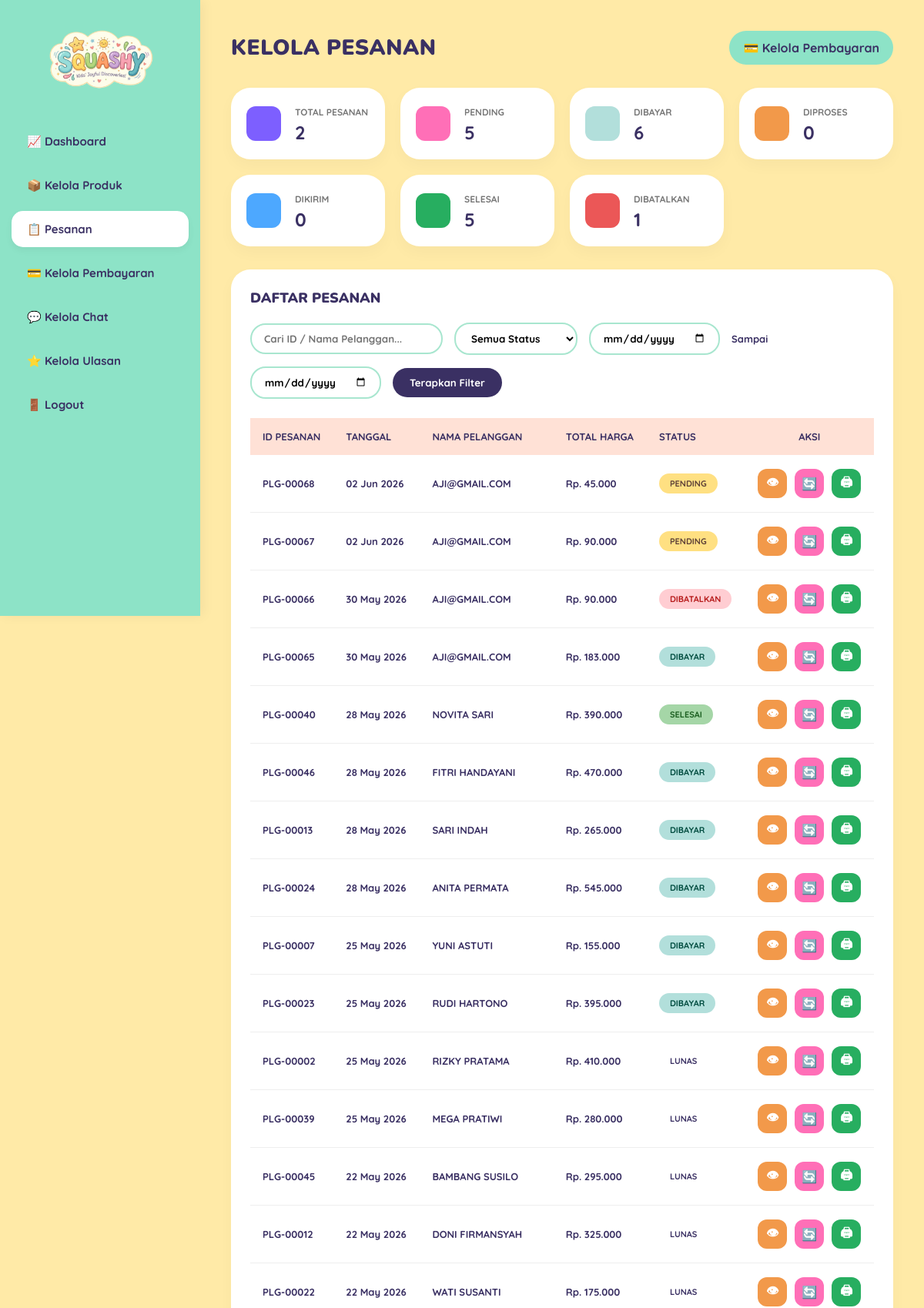
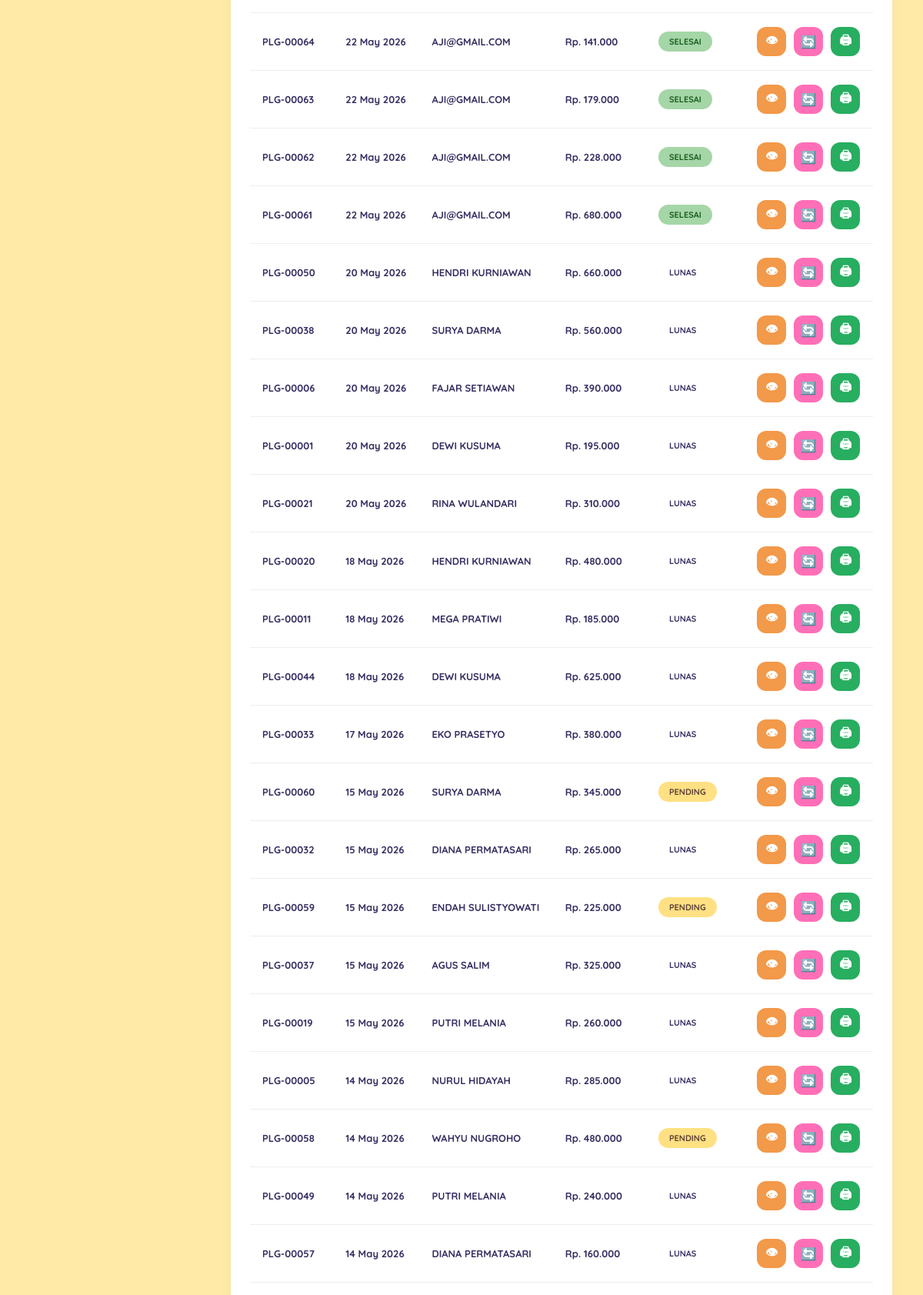
Screenshot of /admin/kelola_pesanan.php (upper part) with the database file from the repository (2 pictures, top to bottom).
### tables this page shows
CREATE TABLE `payment` (
  `id_payment` int NOT NULL,
  `id_order` int NOT NULL,
  `metode_pembayaran` varchar(255) DEFAULT NULL,
  `status_pembayaran` varchar(100) DEFAULT 'pending',
  `waktu_bayar` timestamp NULL DEFAULT CURRENT_TIMESTAMP
);

CREATE TABLE `order` (
  `id_order` int NOT NULL,
  `id_user` int NOT NULL,
  `nomer_hp` varchar(20) DEFAULT NULL,
  `nama_pembeli` varchar(255) NOT NULL,
  `tanggal_pesanan` timestamp NULL DEFAULT CURRENT_TIMESTAMP,
  `total_tagihan` int NOT NULL,
  `status_pesanan` enum('pending','dibayar','diproses','dikirim','selesai','dibatalkan') DEFAULT 'pending'
);

### admin/kelola_pesanan.php (the view, shortened to what this page needs)
<?php
require_once '../config/database.php';
$search = isset($_GET['search']) ? mysqli_real_escape_string($conn, $_GET['search']) : '';
$status = isset($_GET['status']) ? mysqli_real_escape_string($conn, $_GET['status']) : 'Semua Status';
$start_date = isset($_GET['start_date']) ? $_GET['start_date'] : '';
$end_date = isset($_GET['end_date']) ? $_GET['end_date'] : '';
$q_total = "
SELECT COUNT(*) as total
FROM `order`
WHERE MONTH(tanggal_pesanan) = MONTH(CURDATE())
AND YEAR(tanggal_pesanan) = YEAR(CURDATE())
";
$r_total = mysqli_query($conn, $q_total);
$total_pesanan = mysqli_fetch_assoc($r_total)['total'] ?? 0;
$q_pending = "
SELECT COUNT(*) as total
FROM payment
WHERE LOWER(status_pembayaran) = 'pending'
";
$r_pending = mysqli_query($conn, $q_pending);
$menunggu_validasi = mysqli_fetch_assoc($r_pending)['total'] ?? 0;
$q_dibayar = "
SELECT COUNT(*) as total
FROM payment
WHERE LOWER(status_pembayaran) = 'dibayar'
";
$r_dibayar = mysqli_query($conn, $q_dibayar);
$dibayar = mysqli_fetch_assoc($r_dibayar)['total'] ?? 0;
$q_proses = "
SELECT COUNT(*) as total
FROM payment
WHERE LOWER(status_pembayaran) = 'diproses'
";
$r_proses = mysqli_query($conn, $q_proses);
$diproses = mysqli_fetch_assoc($r_proses)['total'] ?? 0;
$q_kirim = "
SELECT COUNT(*) as total
FROM payment
WHERE LOWER(status_pembayaran) = 'dikirim'
";
$r_kirim = mysqli_query($conn, $q_kirim);
$dikirim = mysqli_fetch_assoc($r_kirim)['total'] ?? 0;
$q_selesai = "
SELECT COUNT(*) as total
FROM payment
WHERE LOWER(status_pembayaran) = 'selesai'
";
$r_selesai = mysqli_query($conn, $q_selesai);
$selesai = mysqli_fetch_assoc($r_selesai)['total'] ?? 0;
$q_batal = "
SELECT COUNT(*) as total
FROM payment
WHERE LOWER(status_pembayaran) = 'dibatalkan'
";
$r_batal = mysqli_query($conn, $q_batal);
$dibatalkan = mysqli_fetch_assoc($r_batal)['total'] ?? 0;
$where_clauses = ["1=1"];
$where_sql = implode(' AND ', $where_clauses);
$query_orders = "
SELECT
    o.id_order,
    o.nama_pembeli,
    o.tanggal_pesanan,
    o.total_tagihan,
    p.status_pembayaran
FROM `order` o
LEFT JOIN payment p ON o.id_order = p.id_order
WHERE $where_sql
ORDER BY o.tanggal_pesanan DESC, o.id_order DESC
";
$result_orders = mysqli_query($conn, $query_orders);
?>
<!DOCTYPE html>
<html lang="id">
<head>
</head>
<body>
    <?php require_once '../components/layout/header_admin.php'; ?>
    <div class="main-content">
        <div class="header-dash">
            <h1>KELOLA PESANAN</h1>
            <a href="kelola_pembayaran.php" class="btn-status-link">💳 Kelola Pembayaran</a>
        </div>
        <div class="top-cards-grid">
            <div class="stat-card">
                <div class="color-block purple"></div>
                <div class="stat-info">
                    <span>Total Pesanan</span>
                    <h2><?= number_format($total_pesanan, 0, ',', '.') ?></h2>
                </div>
            </div>
            <div class="stat-card">
                <div class="color-block pink"></div>
                <div class="stat-info">
                    <span>Pending</span>
                    <h2><?= number_format($menunggu_validasi, 0, ',', '.') ?></h2>
                </div>
            </div>
            <div class="stat-card">
                <div class="color-block blue" style="background-color: #B2DFDB;"></div>
                <div class="stat-info">
                    <span>Dibayar</span>
                    <h2><?= number_format($dibayar, 0, ',', '.') ?></h2>
                </div>
            </div>
            <div class="stat-card">
                <div class="color-block orange"></div>
                <div class="stat-info">
                    <span>Diproses</span>
                    <h2><?= number_format($diproses, 0, ',', '.') ?></h2>
                </div>
            </div>
            <div class="stat-card">
                <div class="color-block blue"></div>
                <div class="stat-info">
                    <span>Dikirim</span>
                    <h2><?= number_format($dikirim, 0, ',', '.') ?></h2>
                </div>
            </div>
            <div class="stat-card">
                <div class="color-block green"></div>
                <div class="stat-info">
                    <span>Selesai</span>
                    <h2><?= number_format($selesai, 0, ',', '.') ?></h2>
                </div>
            </div>
            <div class="stat-card">
                <div class="color-block red"></div>
                <div class="stat-info">
                    <span>Dibatalkan</span>
                    <h2><?= number_format($dibatalkan, 0, ',', '.') ?></h2>
                </div>
            </div>
        </div>
        <div class="table-box">
            <h3>DAFTAR PESANAN</h3>
            <form method="GET" class="filter-form-bar">
                <input
                    type="text"
                    name="search"
                    class="input-search"
                    placeholder="Cari ID / Nama Pelanggan..."
                    value="<?= htmlspecialchars($search) ?>">
                <select name="status" class="select-status">
                    <option value="Semua Status" <?= $status == 'Semua Status' ? 'selected' : '' ?>>Semua Status</option>
                </select>
                <input
                    type="date"
                    name="start_date"
                    class="input-date"
                    value="<?= htmlspecialchars($start_date) ?>">
                <span class="filter-label">Sampai</span>
                <input
                    type="date"
                    name="end_date"
                    class="input-date"
                    value="<?= htmlspecialchars($end_date) ?>">
                <button type="submit" class="btn-filter">
                    Terapkan Filter
                </button>
            </form>
            <table class="squashy-table">
                <thead>
                    <tr>
                        <th>ID Pesanan</th>
                        <th>Tanggal</th>
                        <th>Nama Pelanggan</th>
                        <th>Total Harga</th>
                        <th>Status</th>
                        <th style="text-align:center;">Aksi</th>
                    </tr>
                </thead>
                <tbody>
                    <?php
                    if (mysqli_num_rows($result_orders) > 0) {
                        while ($row = mysqli_fetch_assoc($result_orders)) {
                            $display_id = "PLG-" . str_pad($row['id_order'], 5, "0", STR_PAD_LEFT);
                            $status_class = strtolower($row['status_pembayaran']);
                    ?>
                            <tr>
                                <td><?= $display_id ?></td>
                                <td>
                                    <?= date('d M Y', strtotime($row['tanggal_pesanan'])) ?>
                                </td>
                                <td>
                                    <?= htmlspecialchars(strtoupper($row['nama_pembeli'])) ?>
                                </td>
                                <td>
                                    Rp. <?= number_format($row['total_tagihan'], 0, ',', '.') ?>
                                </td>
                                <td>
                                    <span class="badge-status <?= $status_class ?>">
                                        <?= htmlspecialchars($row['status_pembayaran']) ?>
                                    </span>
                                </td>
                                <td>
                                    <div class="actions-cell" style="justify-content:center;">
                                        <a href="detail_pesanan.php?id=<?= $row['id_order'] ?>"
                                            class="btn-action bg-detail"
                                            title="Detail">
                                            👁
                                        </a>
                                        <a href="update_status.php?id=<?= $row['id_order'] ?>"
                                            class="btn-action bg-update"
                                            title="Update">
                                            🔄
                                        </a>
                                        <a href="cetak_invoice.php?id=<?= $row['id_order'] ?>"
                                            class="btn-action bg-print"
                                            title="Print">
                                            🖨
                                        </a>
                                    </div>
                                </td>
                            </tr>
                        <?php }
                    } ?>
                </tbody>
            </table>
        </div>
    </div>
</body>
</html>

### admin/kelola_pesanan.php (style rules this page uses)
:root { --mint-bg: #8DE3C7; --cream-bg: #FFEAA7; --dark-purple: #3A3063; --orange-card: #F2994A; --green-card: #27AE60; --soft-green: #A8E6CF; --white: #FFFFFF; }
* { margin: 0; padding: 0; box-sizing: border-box; }
body { font-family: 'Quicksand', sans-serif; background-color: var(--cream-bg); color: var(--dark-purple); min-height: 100vh; display: flex; }
.main-content { margin-left: 260px; flex: 1; padding: 40px; position: relative; min-height: 100vh; }
.header-dash { display: flex; justify-content: space-between; align-items: center; margin-bottom: 30px; gap: 16px; flex-wrap: wrap; }
.header-dash h1 { font-family: 'Nunito', sans-serif; font-size: 28px; font-weight: 900; letter-spacing: 0.5px; }
.btn-status-link { display: inline-flex; align-items: center; justify-content: center; gap: 8px; padding: 12px 18px; border-radius: 999px; background: var(--mint-bg); color: var(--dark-purple); font-weight: 700; text-decoration: none; transition: transform 0.2s ease, box-shadow 0.2s ease; }
.top-cards-grid { display: grid; grid-template-columns: repeat(auto-fit, minmax(180px, 1fr)); gap: 20px; margin-bottom: 30px; }
.stat-card { background: white; border-radius: 25px; padding: 20px; display: flex; align-items: center; gap: 18px; box-shadow: 0 8px 20px rgba(0, 0, 0, 0.03); }
.color-block { width: 45px; height: 45px; border-radius: 12px; flex-shrink: 0; }
.orange { background-color: var(--orange-card); }
.green { background-color: var(--green-card); }
.blue { background-color: #4DA8FF; }
.pink { background-color: #FF6FB7; }
.purple { background-color: #7d5fff; }
.red { background-color: #EB5757; }
.stat-info span { font-size: 12px; font-weight: 700; color: #777; text-transform: uppercase; }
.stat-info h2 { font-size: 24px; font-weight: 900; margin-top: 3px; }
.table-box { background: white; border-radius: 25px; padding: 25px; box-shadow: 0 8px 20px rgba(0, 0, 0, 0.03); }
.table-box h3 { font-family: 'Nunito', sans-serif; font-size: 18px; font-weight: 900; margin-bottom: 20px; text-transform: uppercase; }
.filter-form-bar { display: flex; align-items: center; gap: 15px; margin-bottom: 25px; flex-wrap: wrap; }
.input-search, .select-status, .input-date { background: white; border: 2px solid var(--soft-green); padding: 10px 16px; border-radius: 20px; font-family: 'Quicksand', sans-serif; font-weight: 700; outline: none; }
.input-search { width: 250px; }
.select-status { min-width: 160px; cursor: pointer; }
.input-date { width: 170px; }
.filter-label { font-size: 13px; font-weight: 700; }
.btn-filter { background-color: var(--dark-purple); color: white; border: none; padding: 11px 22px; border-radius: 20px; font-family: 'Quicksand', sans-serif; font-weight: 700; cursor: pointer; transition: 0.2s; }
.squashy-table { width: 100%; border-collapse: collapse; overflow: hidden; }
.squashy-table thead tr { background-color: #FFE1D6; }
.squashy-table th { padding: 16px; font-size: 13px; text-transform: uppercase; font-weight: 900; text-align: left; }
.squashy-table td { padding: 18px 16px; border-bottom: 1px solid #EEEEEE; font-size: 13px; font-weight: 700; }
.badge-status { display: inline-block; padding: 6px 14px; border-radius: 20px; font-size: 11px; font-weight: 900; text-transform: uppercase; }
.pending { background-color: #FFE082; color: #5D4037; }
.dibayar { background-color: #B2DFDB; color: #004D40; }
.selesai { background-color: #A5D6A7; color: #1B5E20; }
.dibatalkan { background-color: #FFCDD2; color: #B71C1C; }
.actions-cell { display: flex; align-items: center; gap: 10px; }
.btn-action { width: 38px; height: 38px; border-radius: 12px; display: flex; align-items: center; justify-content: center; text-decoration: none; color: white; font-size: 16px; transition: 0.2s; }
.bg-detail { background-color: #F2994A; }
.bg-update { background-color: #FF6FB7; }
.bg-print { background-color: #27AE60; }

### components/layout/header_admin.php (style rules this page uses)
:root { --mint-bg: #8DE3C7; --cream-bg: #FFEAA7; --dark-purple: #3A3063; --white: #FFFFFF; }
body { margin: 0; font-family: 'Quicksand', sans-serif; background-color: var(--cream-bg); color: var(--dark-purple); display: flex; }
.main-content { margin-left: 260px; flex: 1; padding: 40px; min-height: 100vh; }

### rows the page displays
payment: id_order.id_order "PLG-00068", id_order.tanggal_pesanan "02 Jun 2026", id_order.nama_pembeli "AJI@GMAIL.COM", id_order.total_tagihan "45.000", status_pembayaran "PENDING"
payment: id_order.id_order "PLG-00067", id_order.tanggal_pesanan "02 Jun 2026", id_order.nama_pembeli "AJI@GMAIL.COM", id_order.total_tagihan "90.000", status_pembayaran "PENDING"
payment: id_order.id_order "PLG-00066", id_order.tanggal_pesanan "30 May 2026", id_order.nama_pembeli "AJI@GMAIL.COM", id_order.total_tagihan "90.000", status_pembayaran "DIBATALKAN"
payment: id_order.id_order "PLG-00065", id_order.tanggal_pesanan "30 May 2026", id_order.nama_pembeli "AJI@GMAIL.COM", id_order.total_tagihan "183.000", status_pembayaran "DIBAYAR"
payment: id_order.id_order "PLG-00040", id_order.tanggal_pesanan "28 May 2026", id_order.nama_pembeli "NOVITA SARI", id_order.total_tagihan "390.000", status_pembayaran "SELESAI"
payment: id_order.id_order "PLG-00046", id_order.tanggal_pesanan "28 May 2026", id_order.nama_pembeli "FITRI HANDAYANI", id_order.total_tagihan "470.000", status_pembayaran "DIBAYAR"
payment: id_order.id_order "PLG-00013", id_order.tanggal_pesanan "28 May 2026", id_order.nama_pembeli "SARI INDAH", id_order.total_tagihan "265.000", status_pembayaran "DIBAYAR"
payment: id_order.id_order "PLG-00024", id_order.tanggal_pesanan "28 May 2026", id_order.nama_pembeli "ANITA PERMATA", id_order.total_tagihan "545.000", status_pembayaran "DIBAYAR"
payment: id_order.id_order "PLG-00007", id_order.tanggal_pesanan "25 May 2026", id_order.nama_pembeli "YUNI ASTUTI", id_order.total_tagihan "155.000", status_pembayaran "DIBAYAR"
payment: id_order.id_order "PLG-00023", id_order.tanggal_pesanan "25 May 2026", id_order.nama_pembeli "RUDI HARTONO", id_order.total_tagihan "395.000", status_pembayaran "DIBAYAR"
payment: id_order.id_order "PLG-00002", id_order.tanggal_pesanan "25 May 2026", id_order.nama_pembeli "RIZKY PRATAMA", id_order.total_tagihan "410.000", status_pembayaran "LUNAS"
payment: id_order.id_order "PLG-00039", id_order.tanggal_pesanan "25 May 2026", id_order.nama_pembeli "MEGA PRATIWI", id_order.total_tagihan "280.000", status_pembayaran "LUNAS"
payment: id_order.id_order "PLG-00045", id_order.tanggal_pesanan "22 May 2026", id_order.nama_pembeli "BAMBANG SUSILO", id_order.total_tagihan "295.000", status_pembayaran "LUNAS"
payment: id_order.id_order "PLG-00012", id_order.tanggal_pesanan "22 May 2026", id_order.nama_pembeli "DONI FIRMANSYAH", id_order.total_tagihan "325.000", status_pembayaran "LUNAS"
payment: id_order.id_order "PLG-00022", id_order.tanggal_pesanan "22 May 2026", id_order.nama_pembeli "WATI SUSANTI", id_order.total_tagihan "175.000", status_pembayaran "LUNAS"
payment: id_order.id_order "PLG-00064", id_order.tanggal_pesanan "22 May 2026", id_order.nama_pembeli "AJI@GMAIL.COM", id_order.total_tagihan "141.000", status_pembayaran "SELESAI"
payment: id_order.id_order "PLG-00063", id_order.tanggal_pesanan "22 May 2026", id_order.nama_pembeli "AJI@GMAIL.COM", id_order.total_tagihan "179.000", status_pembayaran "SELESAI"
payment: id_order.id_order "PLG-00062", id_order.tanggal_pesanan "22 May 2026", id_order.nama_pembeli "AJI@GMAIL.COM", id_order.total_tagihan "228.000", status_pembayaran "SELESAI"
payment: id_order.id_order "PLG-00061", id_order.tanggal_pesanan "22 May 2026", id_order.nama_pembeli "AJI@GMAIL.COM", id_order.total_tagihan "680.000", status_pembayaran "SELESAI"
payment: id_order.id_order "PLG-00050", id_order.tanggal_pesanan "20 May 2026", id_order.nama_pembeli "HENDRI KURNIAWAN", id_order.total_tagihan "660.000", status_pembayaran "LUNAS"
payment: id_order.id_order "PLG-00038", id_order.tanggal_pesanan "20 May 2026", id_order.nama_pembeli "SURYA DARMA", id_order.total_tagihan "560.000", status_pembayaran "LUNAS"
payment: id_order.id_order "PLG-00006", id_order.tanggal_pesanan "20 May 2026", id_order.nama_pembeli "FAJAR SETIAWAN", id_order.total_tagihan "390.000", status_pembayaran "LUNAS"
payment: id_order.id_order "PLG-00001", id_order.tanggal_pesanan "20 May 2026", id_order.nama_pembeli "DEWI KUSUMA", id_order.total_tagihan "195.000", status_pembayaran "LUNAS"
payment: id_order.id_order "PLG-00021", id_order.tanggal_pesanan "20 May 2026", id_order.nama_pembeli "RINA WULANDARI", id_order.total_tagihan "310.000", status_pembayaran "LUNAS"
payment: id_order.id_order "PLG-00020", id_order.tanggal_pesanan "18 May 2026", id_order.nama_pembeli "HENDRI KURNIAWAN", id_order.total_tagihan "480.000", status_pembayaran "LUNAS"
payment: id_order.id_order "PLG-00011", id_order.tanggal_pesanan "18 May 2026", id_order.nama_pembeli "MEGA PRATIWI", id_order.total_tagihan "185.000", status_pembayaran "LUNAS"
payment: id_order.id_order "PLG-00044", id_order.tanggal_pesanan "18 May 2026", id_order.nama_pembeli "DEWI KUSUMA", id_order.total_tagihan "625.000", status_pembayaran "LUNAS"
payment: id_order.id_order "PLG-00033", id_order.tanggal_pesanan "17 May 2026", id_order.nama_pembeli "EKO PRASETYO", id_order.total_tagihan "380.000", status_pembayaran "LUNAS"
payment: id_order.id_order "PLG-00060", id_order.tanggal_pesanan "15 May 2026", id_order.nama_pembeli "SURYA DARMA", id_order.total_tagihan "345.000", status_pembayaran "PENDING"
payment: id_order.id_order "PLG-00032", id_order.tanggal_pesanan "15 May 2026", id_order.nama_pembeli "DIANA PERMATASARI", id_order.total_tagihan "265.000", status_pembayaran "LUNAS"
payment: id_order.id_order "PLG-00059", id_order.tanggal_pesanan "15 May 2026", id_order.nama_pembeli "ENDAH SULISTYOWATI", id_order.total_tagihan "225.000", status_pembayaran "PENDING"
payment: id_order.id_order "PLG-00037", id_order.tanggal_pesanan "15 May 2026", id_order.nama_pembeli "AGUS SALIM", id_order.total_tagihan "325.000", status_pembayaran "LUNAS"
payment: id_order.id_order "PLG-00019", id_order.tanggal_pesanan "15 May 2026", id_order.nama_pembeli "PUTRI MELANIA", id_order.total_tagihan "260.000", status_pembayaran "LUNAS"
payment: id_order.id_order "PLG-00005", id_order.tanggal_pesanan "14 May 2026", id_order.nama_pembeli "NURUL HIDAYAH", id_order.total_tagihan "285.000", status_pembayaran "LUNAS"
payment: id_order.id_order "PLG-00058", id_order.tanggal_pesanan "14 May 2026", id_order.nama_pembeli "WAHYU NUGROHO", id_order.total_tagihan "480.000", status_pembayaran "PENDING"
payment: id_order.id_order "PLG-00049", id_order.tanggal_pesanan "14 May 2026", id_order.nama_pembeli "PUTRI MELANIA", id_order.total_tagihan "240.000", status_pembayaran "LUNAS"
payment: id_order.id_order "PLG-00057", id_order.tanggal_pesanan "14 May 2026", id_order.nama_pembeli "DIANA PERMATASARI", id_order.total_tagihan "160.000", status_pembayaran "LUNAS"

### other values shown
$total_pesanan "2"
$menunggu_validasi "5"
$dibayar "6"
$diproses "0"
$dikirim "0"
$selesai "5"
$dibatalkan "1"
